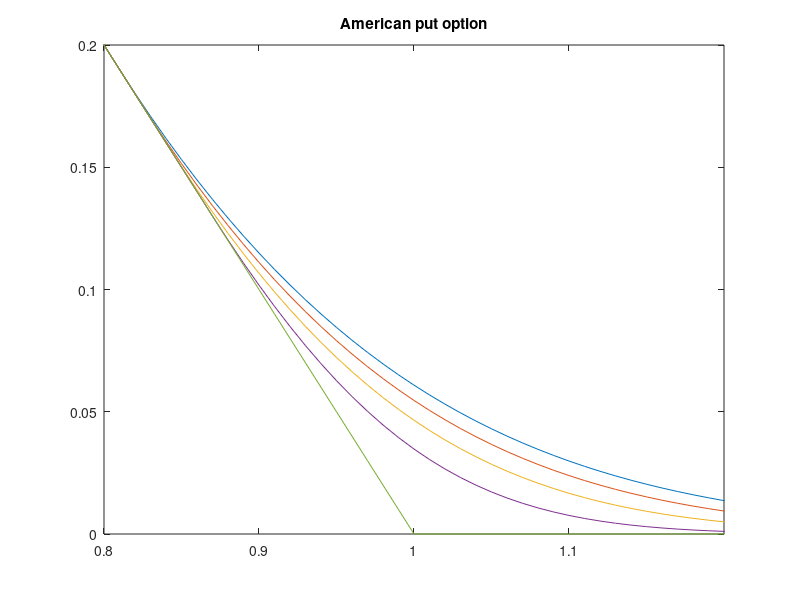

This figure's MATLAB source:

%
% modelling constants
%

close all;
clear all;

r    = 0.05;
sig  = 0.2;
T    = 1;
X    = 1;
Smax = 2;

%
% grid
%

J = 201;
N = 4001;

% J = 401;     % uncomment to run with twice as many grid points and
% N = 16001;   % four times as many timesteps, for numerical stability

S  = linspace(0,Smax,J)';
dS = S(2)-S(1);
t  = linspace(0,T,N);
dt = t(2)-t(1);

j  = 1:J-1;
jm = max(j-1,1);
jp = j+1;

V0 = max(X-S,0);
V  = V0*ones(1,N);
Sb = zeros(1,N);

%
% time-marching
%

Sb(N) = 1;

for n = N:-1:2
  V(j,n-1) = (1-dt*r)*V(j,n)                ...
           + 0.5*dt*r*S(j).*(V(jp,n)-V(jm,n))/dS ...
           + 0.5*dt*sig^2*S(j).^2.*(V(jp,n)-2*V(j,n)+V(jm,n))/dS^2; 
  V(j,n-1) = max(V0(j),V(j,n-1));

  Sb(n-1) = max(find(V(:,n-1) < X-S+1e-10)) * dS;
end

%
% plot results
%

N1 = 1;
N2 = 1+(N-1)/4;
N3 = 1+(N-1)/2;
N4 = 1+3*(N-1)/4;
N5 = N;

figure
plot(S,V(:,N1), S,V(:,N2), S,V(:,N3), S,V(:,N4), S,V(:,N5))
axis([0.8 1.2 0 0.2])
title('American put option')

%figure
%plot(t,Sb,t,Sb-dS)
%xlabel('t'); ylabel('S_b')
%axis([0 1 0.8 1])
%title('American put option')

fprintf(' explicit finite difference method \n');
fprintf(' option value at S0=1 is %f \n',V(1+(J-1)/2,1));
